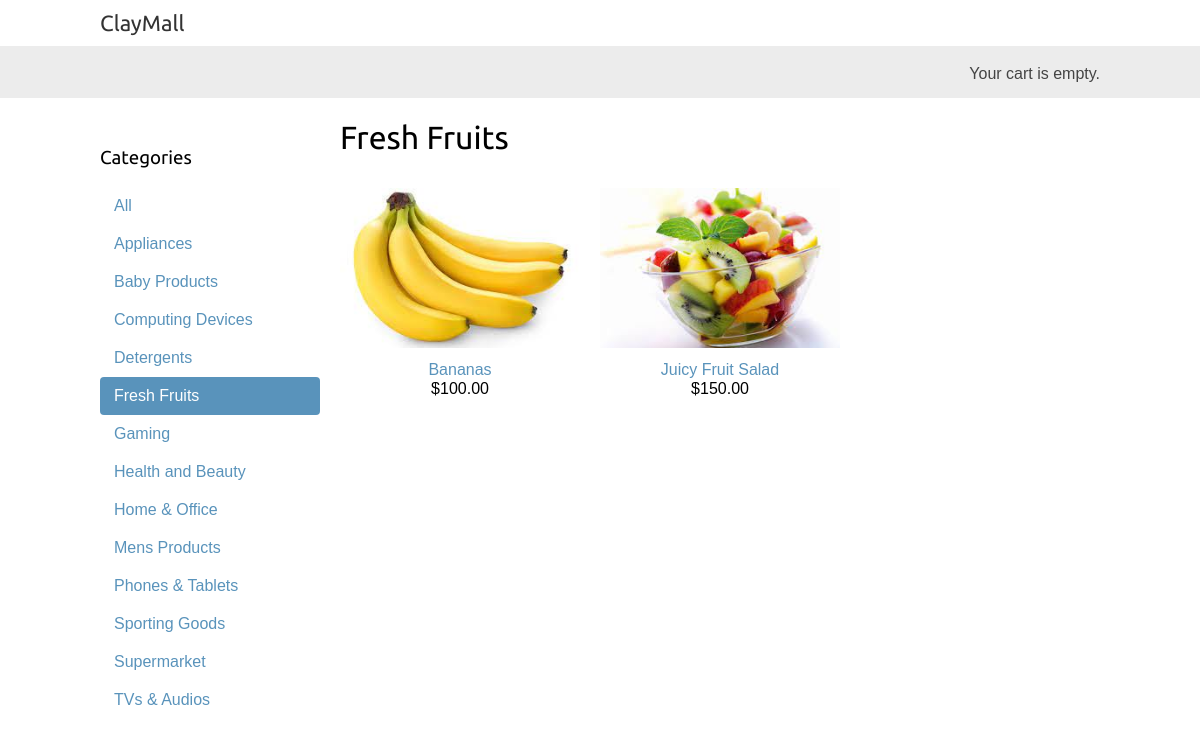
Page /fresh-fruits/ on the committed database.
### shop/models.py (models this page shows, shortened)
class Category(models.Model):
    name = models.CharField(max_length= 200)
    slug = models.SlugField(max_length=200, unique=True)
    class Meta:
      ordering = ['name']
      indexes = [
      models.Index(fields=['name']),
      ]
      verbose_name = 'category'
      verbose_name_plural = 'categories'
    def get_absolute_url(self):
       return reverse('shop:product_list_by_category',
                      args=[self.slug])

class Product(models.Model):
     category = models.ForeignKey(Category,
                                   related_name='products',
                                   on_delete=models.CASCADE)
     name = models.CharField(max_length=200)
     slug = models.SlugField(max_length=200)
     image = models.ImageField(upload_to='products/%Y/%m/%d', blank=True)
     description = models.TextField(blank=True)
     price = models.DecimalField(max_digits=10, decimal_places=2)
     available = models.BooleanField(default=True)
     created = models.DateTimeField(auto_now=True)
     updated = models.DateTimeField(auto_now=True)
     class Meta:
       ordering = ['name']
       indexes = [
          models.Index(fields=['id','slug']),
          models.Index(fields=['name']),
          models.Index(fields=['-created']),
          ]
     def get_absolute_url(self):
        return reverse('shop:product_detail',
                       args=[self.id, self.slug])

### shop/views.py (the view)
# urls.py: path('', views.product_list, name='product_list'),
def product_list(request, category_slug=None):
    category = None
    categories = Category.objects.all()
    products = Product.objects.filter(available=True)
    if category_slug:
        category = get_object_or_404(Category, slug=category_slug)
        products = products.filter(category=category)
    return render(request,
                  'shop/product/list.html',
                  {'category':category,
                   'categories':categories,
                   'products':products})

### cart/cart.py (called while the page is built)
    def __len__(self):
        return sum(item['quantity'] for item in self.cart.values())

### cart/context_processors.py (called while the page is built)
def cart(request):
 return {'cart': Cart(request)}

### shop/templates/shop/product/list.html (shortened to what this page needs)
{% extends "shop/base.html" %}
{% load static %}
{% block content %}
  <div id="sidebar">
    <h3>Categories</h3>
    <ul>
      <li {% if not category %}class="selected"{% endif %}>
        <a href="{% url "shop:product_list" %}">All</a>
      </li>
      {% for c in categories %}
        <li {% if category.slug == c.slug %}class="selected"{% endif %}>
          <a href="{{ c.get_absolute_url }}">{{ c.name }}</a>
        </li>
      {% endfor %}
    </ul>
  </div>
  <div id="main" class="product-list">
    <h1>{% if category %}{{ category.name }}{% else %}Products{% endif %}</h1>
    {% for product in products %}
      <div class="item">
        <a href="{{ product.get_absolute_url }}">
          <img src="{% if product.image %}{{ product.image.url }}{% else %}{% static "img/no_image.png" %}{% endif %}">
        </a>
        <a href="{{ product.get_absolute_url }}">{{ product.name }}</a>
        <br>
        ${{ product.price }}
      </div>
    {% endfor %}
  </div>
{% endblock %}

### shop/static/css/base.css (style rules this page uses)
body { margin:0; padding:0; font-family:helvetica, sans-serif; }
h1, h2, h3, h4, h5 , h6 { font-family: 'Ubuntu', sans-serif; font-weight:normal; }
a { text-decoration:none; color:#5993bb; }
#sidebar { width:220px; padding:30px 20px 0 0; float:left; }
#sidebar ul { margin:0; padding:0; }
#sidebar ul li { margin:0; list-style:none; padding:10px 14px; }
#sidebar ul li a { display:block; }
#sidebar ul li.selected { background:#5993bb; border-radius:4px; }
#sidebar ul li.selected a { color:#fff; }
#main { float:left; width: 96%; margin-right:-220px; overflow:hidden; }
.product-list .item { width:25%; padding:10px 20px 10px 0; float:left; text-align:center; line-height:1.2; }
.product-list .item img { width:100%; margin-bottom:8px; }

### rows in the picture
Category: name "Appliances"
Category: name "Baby Products"
Category: name "Computing Devices"
Category: name "Detergents"
Category: name "Fresh Fruits"
Category: name "Gaming"
Category: name "Health and Beauty"
Category: name "Home & Office"
Category: name "Mens Products"
Category: name "Phones & Tablets"
Category: name "Sporting Goods"
Category: name "Supermarket"
Category: name "TVs & Audios"
Product: image (picture), name "Bananas", price "100.00"
Product: image (picture), name "Juicy Fruit Salad", price "150.00"
